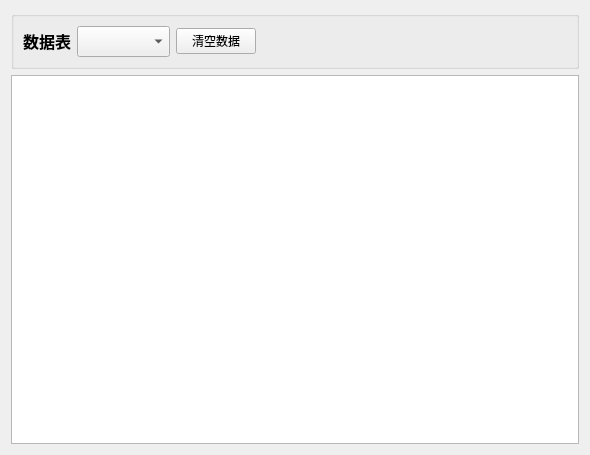
<?xml version="1.0" encoding="UTF-8"?>
<ui version="4.0">
 <class>DataManager</class>
 <widget class="QWidget" name="DataManager">
  <property name="geometry">
   <rect>
    <x>0</x>
    <y>0</y>
    <width>590</width>
    <height>455</height>
   </rect>
  </property>
  <property name="windowTitle">
   <string>Form</string>
  </property>
  <layout class="QVBoxLayout" name="verticalLayout">
   <item>
    <widget class="QGroupBox" name="groupBox">
     <property name="title">
      <string/>
     </property>
     <layout class="QHBoxLayout" name="horizontalLayout">
      <item>
       <widget class="QLabel" name="labelTableList">
        <property name="sizePolicy">
         <sizepolicy hsizetype="Fixed" vsizetype="Fixed">
          <horstretch>0</horstretch>
          <verstretch>0</verstretch>
         </sizepolicy>
        </property>
        <property name="font">
         <font>
          <family>黑体</family>
          <pointsize>12</pointsize>
          <weight>75</weight>
          <bold>true</bold>
         </font>
        </property>
        <property name="text">
         <string>数据表</string>
        </property>
       </widget>
      </item>
      <item>
       <widget class="QComboBox" name="comboBoxTableList">
        <property name="sizePolicy">
         <sizepolicy hsizetype="Fixed" vsizetype="Fixed">
          <horstretch>0</horstretch>
          <verstretch>0</verstretch>
         </sizepolicy>
        </property>
        <property name="font">
         <font>
          <family>黑体</family>
          <pointsize>12</pointsize>
          <weight>75</weight>
          <bold>true</bold>
         </font>
        </property>
       </widget>
      </item>
      <item>
       <widget class="QPushButton" name="pushButtonClearData">
        <property name="text">
         <string>清空数据</string>
        </property>
       </widget>
      </item>
      <item>
       <spacer name="horizontalSpacer">
        <property name="orientation">
         <enum>Qt::Horizontal</enum>
        </property>
        <property name="sizeHint" stdset="0">
         <size>
          <width>256</width>
          <height>20</height>
         </size>
        </property>
       </spacer>
      </item>
     </layout>
    </widget>
   </item>
   <item>
    <widget class="QTableView" name="tableView"/>
   </item>
  </layout>
 </widget>
 <resources/>
 <connections/>
</ui>
